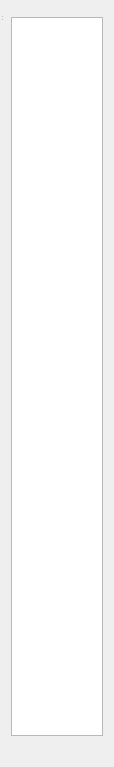
<?xml version="1.0" encoding="UTF-8"?>
<ui version="4.0">
 <class>ProbeView</class>
 <widget class="QWidget" name="ProbeView">
  <property name="geometry">
   <rect>
    <x>0</x>
    <y>0</y>
    <width>114</width>
    <height>767</height>
   </rect>
  </property>
  <property name="windowTitle">
   <string>MainWindow</string>
  </property>
  <layout class="QGridLayout" name="gridLayout_3">
   <item row="0" column="0">
    <widget class="QMenuBar" name="menubar"/>
   </item>
   <item row="1" column="0">
    <layout class="QGridLayout" name="gridLayout">
     <item row="1" column="0">
      <widget class="PlotWidget" name="fig_probe">
       <property name="sizePolicy">
        <sizepolicy hsizetype="Preferred" vsizetype="Expanding">
         <horstretch>0</horstretch>
         <verstretch>0</verstretch>
        </sizepolicy>
       </property>
      </widget>
     </item>
    </layout>
   </item>
   <item row="2" column="0">
    <widget class="QLabel" name="label_region">
     <property name="text">
      <string/>
     </property>
    </widget>
   </item>
  </layout>
  <widget class="QStatusBar" name="statusbar">
   <property name="geometry">
    <rect>
     <x>0</x>
     <y>0</y>
     <width>3</width>
     <height>22</height>
    </rect>
   </property>
  </widget>
 </widget>
 <customwidgets>
  <customwidget>
   <class>PlotWidget</class>
   <extends>QGraphicsView</extends>
   <header location="global">pyqtgraph</header>
  </customwidget>
 </customwidgets>
 <resources/>
 <connections/>
</ui>
